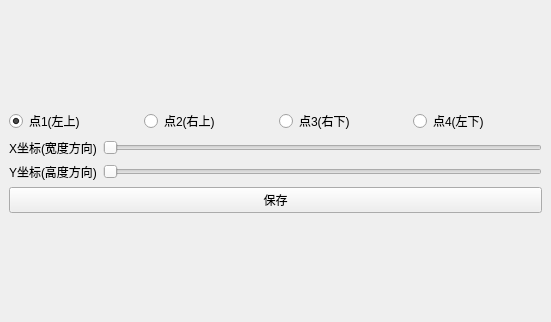
<?xml version="1.0" encoding="UTF-8"?>
<ui version="4.0">
 <class>Panel</class>
 <widget class="QMainWindow" name="Panel">
  <property name="geometry">
   <rect>
    <x>0</x>
    <y>0</y>
    <width>551</width>
    <height>322</height>
   </rect>
  </property>
  <property name="windowTitle">
   <string>Panel</string>
  </property>
  <widget class="QWidget" name="centralwidget">
   <layout class="QVBoxLayout" name="verticalLayout_2">
    <item>
     <layout class="QVBoxLayout" name="verticalLayout">
      <item>
       <layout class="QHBoxLayout" name="RadioButtons">
        <item>
         <widget class="QRadioButton" name="radiobutton_point1">
          <property name="text">
           <string>点1(左上)</string>
          </property>
          <property name="checked">
           <bool>true</bool>
          </property>
         </widget>
        </item>
        <item>
         <widget class="QRadioButton" name="radiobutton_point2">
          <property name="text">
           <string>点2(右上)</string>
          </property>
         </widget>
        </item>
        <item>
         <widget class="QRadioButton" name="radiobutton_point3">
          <property name="text">
           <string>点3(右下)</string>
          </property>
         </widget>
        </item>
        <item>
         <widget class="QRadioButton" name="radiobutton_point4">
          <property name="text">
           <string>点4(左下)</string>
          </property>
         </widget>
        </item>
       </layout>
      </item>
      <item>
       <layout class="QVBoxLayout" name="Sliders">
        <item>
         <layout class="QHBoxLayout" name="SliderX">
          <item>
           <widget class="QLabel" name="label_x">
            <property name="text">
             <string>X坐标(宽度方向)</string>
            </property>
           </widget>
          </item>
          <item>
           <widget class="QSlider" name="slider_x">
            <property name="orientation">
             <enum>Qt::Horizontal</enum>
            </property>
           </widget>
          </item>
         </layout>
        </item>
        <item>
         <layout class="QHBoxLayout" name="SliderY">
          <item>
           <widget class="QLabel" name="label_y">
            <property name="text">
             <string>Y坐标(高度方向)</string>
            </property>
           </widget>
          </item>
          <item>
           <widget class="QSlider" name="slider_y">
            <property name="orientation">
             <enum>Qt::Horizontal</enum>
            </property>
           </widget>
          </item>
         </layout>
        </item>
       </layout>
      </item>
      <item>
       <layout class="QHBoxLayout" name="PushButtons">
        <item>
         <widget class="QPushButton" name="pushbutton_save">
          <property name="text">
           <string>保存</string>
          </property>
         </widget>
        </item>
       </layout>
      </item>
     </layout>
    </item>
   </layout>
  </widget>
 </widget>
 <resources/>
 <connections/>
</ui>
